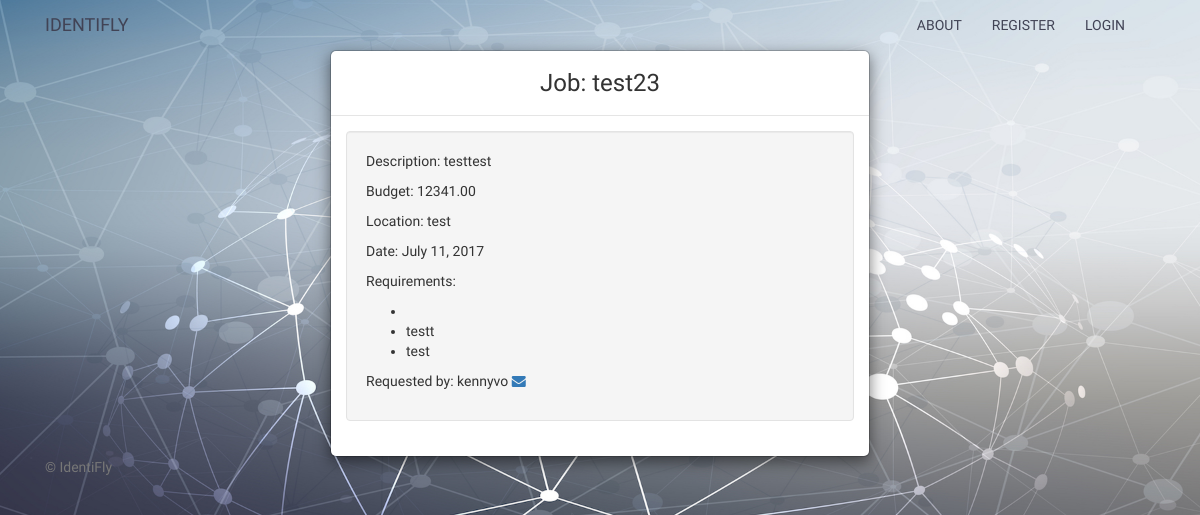
The app's page /24/, older data.
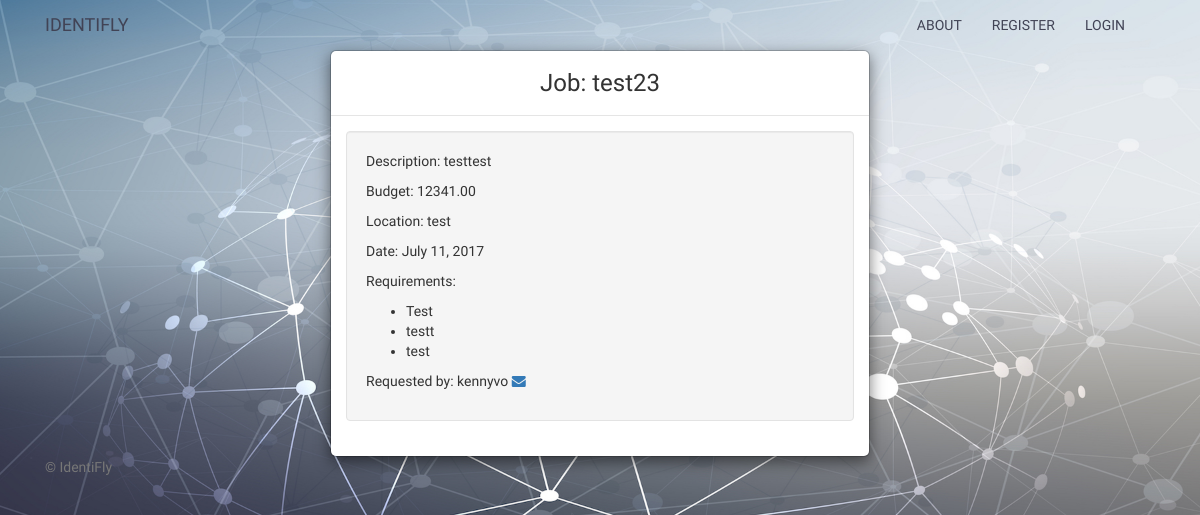
The same page, newer data.
### main_app/models.py (models this page shows, shortened)
class Listing(models.Model):
    user = models.ForeignKey(User)
    topic = models.CharField(verbose_name='Topic', max_length=100)
    description = models.CharField(verbose_name='Description', max_length=500)
    budget = MoneyField(verbose_name='Budget',
                        max_digits=10,
                        decimal_places=2,
                        default_currency='USD')
    location = models.CharField(verbose_name='Location', max_length=50)
    requirement1 = models.CharField(verbose_name='Requirements(1)', max_length=50)
    requirement2 = models.CharField(verbose_name='Requirements(2)', max_length=50)
    requirement3 = models.CharField(verbose_name='Requirements(3)', max_length=50)
    date = models.DateField(verbose_name='Date Posted', default=datetime.now, blank=True)

### main_app/views.py (the view)
# urls.py: url(r'^([0-9]+)/$', views.detail, name="detail"),
def detail(request, listing_id):
    listing = Listing.objects.get(id=listing_id)
    return render(request, 'detail.html', {'listing': listing})

### main_app/templates/detail.html
{% extends 'base.html' %}
{% load staticfiles %}
{% block content %}
<div class="container">
  <div class="row">
    <div class="col-sm-6 col-sm-offset-3">
      <div class="modal-content">
        <div class="modal-header">
          <h3 class="modal-title text-center" id="myModalLabel">Job: {{ listing.topic}}</h3>
        </div>
        <div class="modal-body">
          <div class="row">
            <div class="col-xs-12">
              <div class="well">
                  <p> Description: {{ listing.description }}</p>
                  <p> Budget: {{ listing.budget }}</p>
                  <p> Location: {{ listing.location }}</p>
                  <p> Date: {{ listing.date }}</p>
                  <p> Requirements:</p>
                  <ul>
                    <li>{{ listing.requirement1 }}</li>
                    <li>{{ listing.requirement2 }}</li>
                    <li>{{ listing.requirement3 }}</li>
                  </ul>
                  <p> Requested by: {{listing.user}}
                    <a href="mailto:{{listing.user.email}}">
                    <i class="fa fa-envelope grow"></i> </a></p>
              </div>
            </div>
          </div>
        </div>
      </div>
    </div>
  </div>
</div>
{% endblock %}

Row changes from the older to the newer data that the page shows:
changed Listing "test23": requirement1 (not shown) → "Test"
